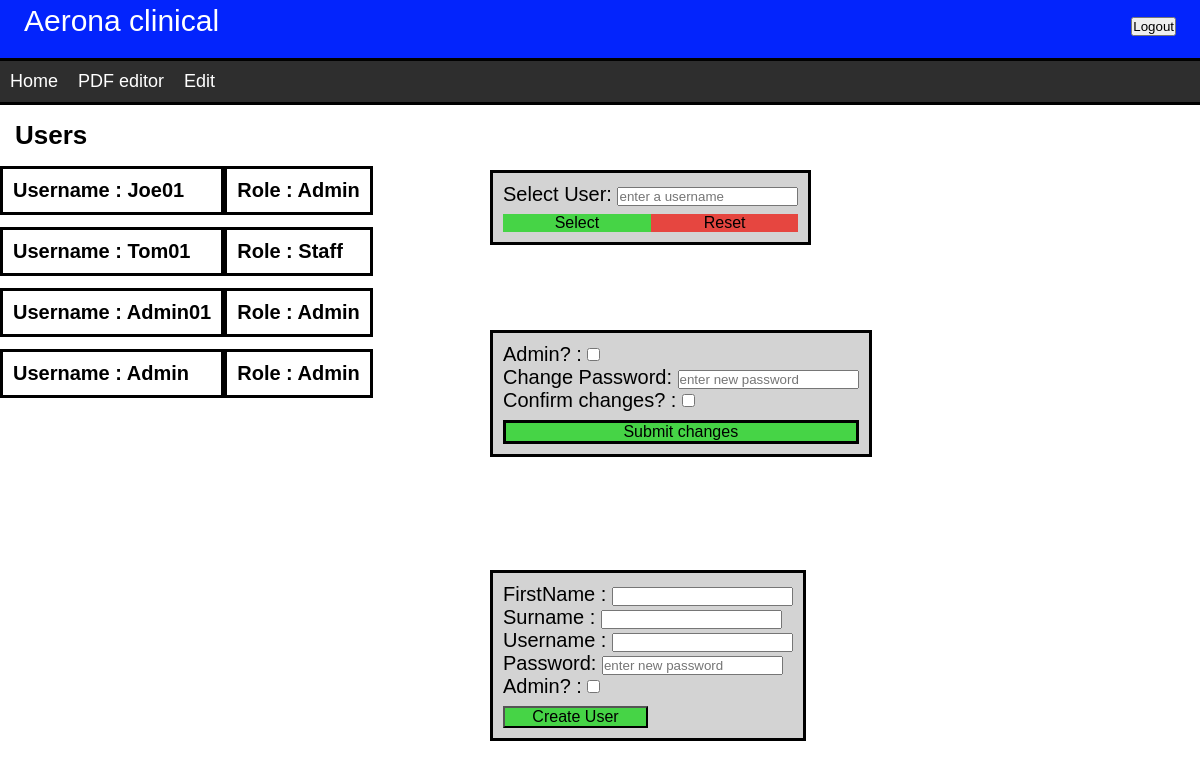
Page /Users (signed in) on the earlier database version.
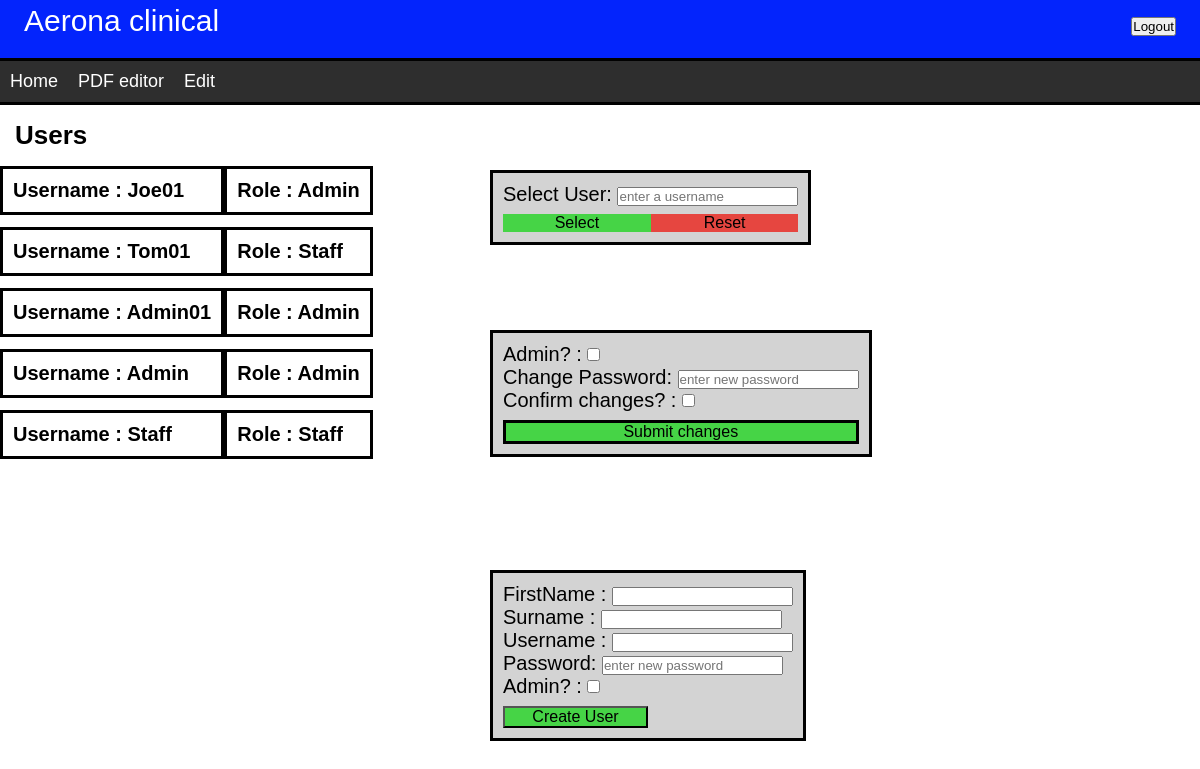
Same page on the later database version.
### tables this page shows
CREATE TABLE `Users` (
  `userID`		INTEGER NOT NULL PRIMARY KEY AUTOINCREMENT,
  `firstName`	TEXT NOT NULL,
  `surname`	TEXT NOT NULL,
  `public`  TEXT NOT NULL,
  `username`  TEXT NOT NULL,
  `password`  TEXT,
  `role`  TEXT NOT NULL
);

### server.py (the view)
@app.route("/Users", methods=['GET'])
def users():
    if request.method == 'GET':
        username = request.cookies.get('username')
        if not checkAdmin():
            return render_template('selectPDF.html', msg = 'no access', username = username)
        db = sqlite3.connect("database.db")
        curs = db.cursor()
        curs.execute("SELECT username, role FROM Users")
        results = curs.fetchall()
        username_array = []
        role_array = []
        for idx, val in enumerate(results):
            username_array.append(results[idx][0])
            role_array.append(results[idx][1])
        print(username_array,role_array)
        curs.close()
        db.close()
        return render_template("users.html", usernames = username_array, roles = role_array)

### server.py (called while the page is built)
def checkAdmin():
    usertype = "null"
    if "usertype" in session:
        usertype = escape(session['usertype'])
    return usertype == "Admin"

### templates/users.html
{%extends 'index.html'%}
{%block mainBlock%}
<h6>Users</h6>
<div class="userContainerColumn">
  {% for user in usernames %}
  <div class="userContents">
    <h5>Username : {{user}}</h5>
  </div><br>
  {% endfor %}
</div>
<div class="userContainerColumn">
  {% for role in roles %}
  <div class="userContents">
    <h5>Role : {{role}}</h5>
  </div><br>
  {% endfor %}
</div>
<div class="UserAdminPanel">
  <form name="selectUser">
    <label for="selectedUser">Select User: </label>
    <input type="text" id="selectedUser" name="selectedUser" placeholder="enter a username">
    <div>
      <div class="selectButtonLeft" onclick="validateSelectUser()">Select</div>
      <div class="resetButtonRight">Reset</div>
    </div>
  </form>
</div>
<div class="UserAdminPanel" style="top: 40%;">
  <form name="changeDetails">
    <label for="RoleChange">Admin? : </label>
    <input type="checkbox" id="RoleChange" name="RoleChange" value="Admin"><br>
    <label for="newPassword2"> Change Password: </label>
    <input type="text" id="newPassword2" name="newPassword2" placeholder="enter new password"><br>
    <label for="confirmation">Confirm changes? : </label>
    <input type="checkbox" id="confirmation" name="confirmation" value="confirm">
  </form>
  <div class="button1">Submit changes</div>
</div>
<div class="UserAdminPanel" style="top: 70%;">
  <form name="createNewUser" onsubmit="validateNewUser()">
    <label for="newFirstname"> FirstName : </label>
    <input type="textbox" id="newFirstname" name="newFirstname"><br>
    <label for="newSurname"> Surname : </label>
    <input type="textbox" id="newSurname" name="newSurname"><br>
    <label for="newUsername">Username : </label>
    <input type="textbox" id="newUsername" name="newUsername"><br>
    <label for="newPassword">Password: </label>
    <input type="password" id="newPassword" name="newPassword" placeholder="enter new password"><br>
    <label for="RoleChange">Admin? : </label>
    <input type="checkbox" id="RoleGiven" name="RoleGiven" value="Admin"><br>
    <button type="submit" class="selectButtonLeft">Create User<div/>
  </form>
</div>
{%endblock%}

### templates/index.html (shortened to what this page needs)
<!DOCTYPE html>
<html lang="en" dir="ltr">
  <head>
    <link href="../static/styles.css" rel="stylesheet" type="text/css">
  </head>
  <body>
    <header>Aerona clinical
      <div style="float: right; margin-right: 20px;"><button class="header_logout" onclick="location.href = 'http://127.0.0.1:5000/Login';">Logout</button></div>
    </header>
    <div class="navBar">
      <a href="http://127.0.0.1:5000/Index">Home</a>
      <a href="http://127.0.0.1:5000/SelectPDF">PDF editor</a>
      <div class="dropdown">
      <button class="dropbtn" onClick>Edit</button>
      </div>
    </div>
      <article>
        {% block mainBlock%}Page under construction. {%endblock%}
      </article>
  </body>
</html>

### static/styles.css (style rules this page uses)
* { margin: 0; padding: 0; }
body { font-family: arial, sans-serif; font-size: 0.7em; }
header { position: relative; background-color: #0324fc; font-size: 30px; font-family: sans-serif; padding: 4px; padding-bottom: 20px; color: white; align-items: right; text-indent: 20px; }
.navBar { overflow: hidden; background-color: #2e2e2e; border-top-style: solid; border-color: black; border-bottom-style: solid; }
.navBar a { float: left; font-size: 18px; color: white; font-family: sans-serif; text-align: center; padding: 10px; text-decoration: none; cursor: pointer; }
.dropdown { float: left; overflow: hidden; }
.dropdown .dropbtn { font-size: 18px; border: none; outline: none; color: white; padding: 10px; background-color: inherit; font-family: inherit; margin: 0; }
h6 { float: left; font-size: 26px; margin: 15px; width: 100%; }
.userContainerColumn { display: flex; flex-direction: column; float: left; }
.userContents { padding: 10px; border-style: solid; }
label { font-size: 20px; }
h5 { font-size: 20px; }
.UserAdminPanel { left: 40%; top: 20%; position: fixed; padding: 10px; border-style: solid; margin: 10px; background-color: lightgrey; }
.selectButtonLeft { width: 50%; background-color: #46d446; cursor: pointer; text-align: center; float:left; margin:0 auto; font-size: 16px; margin-top: 8px; }
.resetButtonRight { width: 50%; background-color: #e64640; cursor: pointer; text-align: center; float:left; margin:0 auto; font-size: 16px; margin-top: 8px; }
.button1 { background-color: #46d446; cursor: pointer; text-align: center; font-size: 16px; margin-top: 8px; border-style: solid; }

Differences in the rows shown:
added Users: username "Staff", role "Staff"
